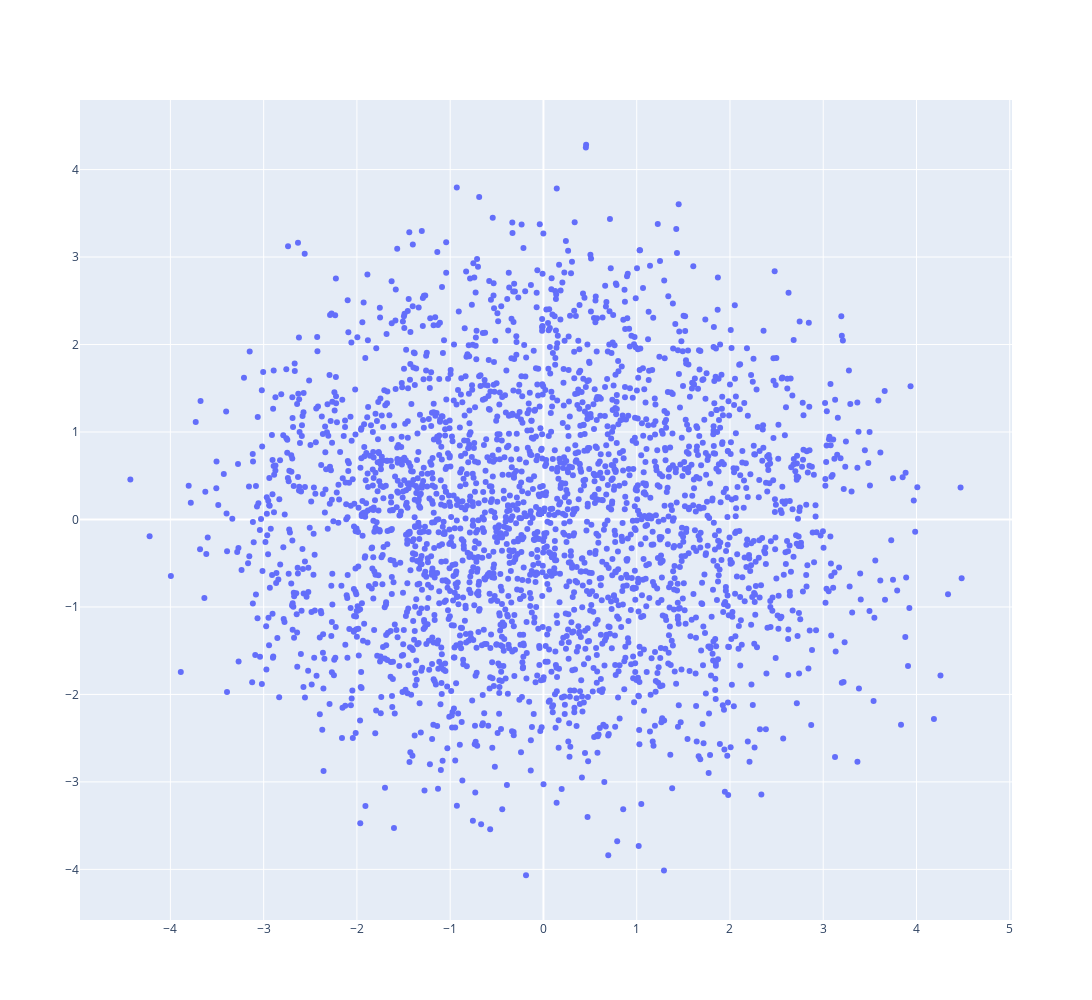

Here is the notebook cell this chart was saved with:
### Code cell
fig = go.Figure(data=go.Scatter(x=result_df['x'],
                                y=result_df['y'],
                                mode='markers',
                                text=result_df['word'])) # hover text goes here

fig.update_layout(width=1500 ,height=1000)
fig

### Figure 1 — Plotly figure (JSON) as saved in the notebook; plotly's stock layout.template omitted (floating-point values rounded to 4 significant figures; data arrays with more than 128 entries replaced by an {"elided": "..."} marker saying what was removed)
{"data": [{"mode": "markers", "text": {"elided": "2827 str values"}, "type": "scatter", "x": {"elided": "2827 float values"}, "y": {"elided": "2827 float values"}}], "layout": {"height": 1000, "width": 1500}}
